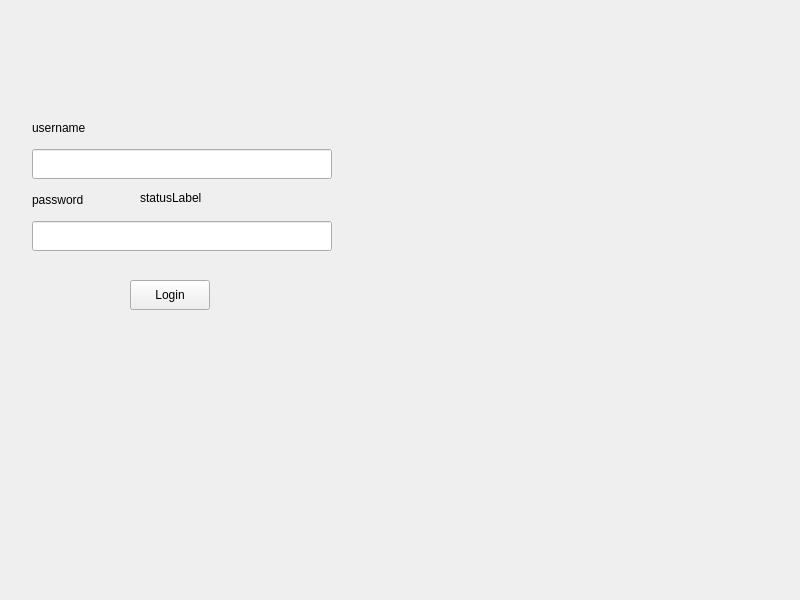
<?xml version="1.0" encoding="UTF-8"?>
<ui version="4.0">
 <class>Widget</class>
 <widget class="QWidget" name="Widget">
  <property name="geometry">
   <rect>
    <x>0</x>
    <y>0</y>
    <width>800</width>
    <height>600</height>
   </rect>
  </property>
  <property name="windowTitle">
   <string>Widget</string>
  </property>
  <widget class="QLineEdit" name="usernameLineEdit">
   <property name="geometry">
    <rect>
     <x>32</x>
     <y>149</y>
     <width>300</width>
     <height>30</height>
    </rect>
   </property>
   <property name="minimumSize">
    <size>
     <width>300</width>
     <height>30</height>
    </size>
   </property>
   <property name="maximumSize">
    <size>
     <width>300</width>
     <height>30</height>
    </size>
   </property>
  </widget>
  <widget class="QLineEdit" name="passwordLineEdit">
   <property name="geometry">
    <rect>
     <x>32</x>
     <y>221</y>
     <width>300</width>
     <height>30</height>
    </rect>
   </property>
   <property name="minimumSize">
    <size>
     <width>300</width>
     <height>30</height>
    </size>
   </property>
   <property name="maximumSize">
    <size>
     <width>300</width>
     <height>30</height>
    </size>
   </property>
  </widget>
  <widget class="QPushButton" name="loginButton">
   <property name="geometry">
    <rect>
     <x>130</x>
     <y>280</y>
     <width>80</width>
     <height>30</height>
    </rect>
   </property>
   <property name="minimumSize">
    <size>
     <width>80</width>
     <height>30</height>
    </size>
   </property>
   <property name="maximumSize">
    <size>
     <width>80</width>
     <height>30</height>
    </size>
   </property>
   <property name="text">
    <string>Login</string>
   </property>
  </widget>
  <widget class="QLabel" name="usernamelabel">
   <property name="geometry">
    <rect>
     <x>32</x>
     <y>113</y>
     <width>80</width>
     <height>30</height>
    </rect>
   </property>
   <property name="minimumSize">
    <size>
     <width>80</width>
     <height>30</height>
    </size>
   </property>
   <property name="text">
    <string>username</string>
   </property>
  </widget>
  <widget class="QLabel" name="passwordlabel">
   <property name="geometry">
    <rect>
     <x>32</x>
     <y>185</y>
     <width>80</width>
     <height>30</height>
    </rect>
   </property>
   <property name="minimumSize">
    <size>
     <width>80</width>
     <height>30</height>
    </size>
   </property>
   <property name="text">
    <string>password</string>
   </property>
  </widget>
  <widget class="QLabel" name="statusLabel">
   <property name="geometry">
    <rect>
     <x>140</x>
     <y>190</y>
     <width>101</width>
     <height>16</height>
    </rect>
   </property>
   <property name="text">
    <string>statusLabel</string>
   </property>
  </widget>
 </widget>
 <resources/>
 <connections/>
</ui>
